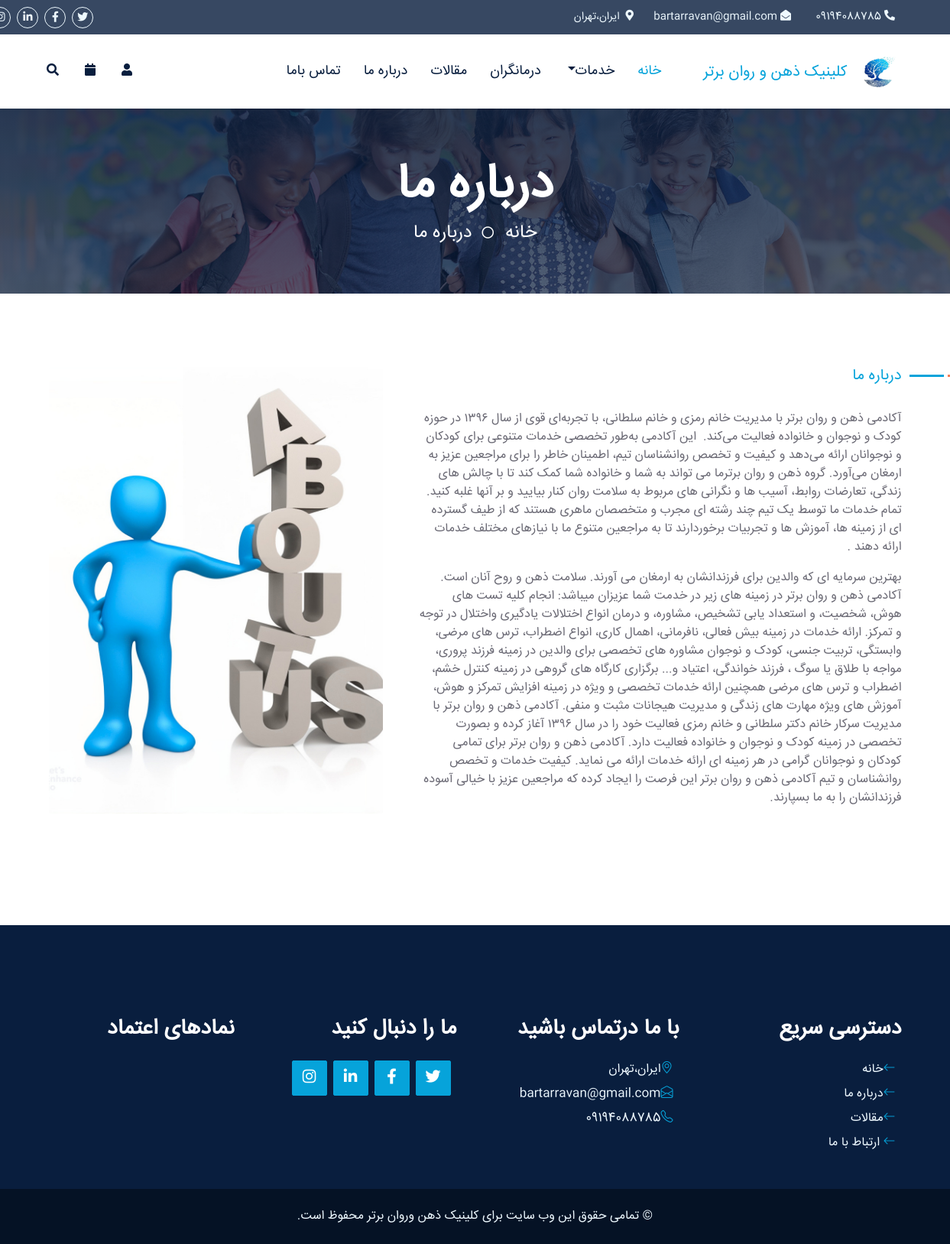
The page /about/ on the database its author committed.
### main_app/models.py (models this page shows, shortened)
class ClinicInfoClass(models.Model):
    name = models.CharField(max_length=50, verbose_name="نام کلینیک")
    address = models.TextField(verbose_name="آدرس")
    phoneNumber = models.CharField(max_length=20, verbose_name="شماره تلفن ثابت",null=True)
    mobileNumber = models.CharField(max_length=20, verbose_name="شماره موبایل")
    email = models.EmailField(verbose_name="ایمیل", blank=True, null=True)
    logo = models.ImageField(upload_to='clinic/logo/', verbose_name="لوگو", blank=True, null=True)
    latitude = models.DecimalField(max_digits=9, decimal_places=6, verbose_name="عرض جغرافیایی", blank=True, null=True)
    longitude = models.DecimalField(max_digits=9, decimal_places=6, verbose_name="طول جغرافیایی", blank=True, null=True)
    instagram = models.URLField(verbose_name="لینک اینستاگرام", blank=True, null=True)
    youtube = models.URLField(verbose_name="لینک یوتیوب", blank=True, null=True)
    linkedin = models.URLField(verbose_name="لینک لینکدین", blank=True, null=True)
    facebook = models.URLField(verbose_name="لینک فیسبوک", blank=True, null=True)
    twitter = models.URLField(verbose_name="لینک توییتر", blank=True, null=True)

class staticcontentClass (models.Model):
    key=models.CharField(max_length=15,verbose_name="کلید")
    txt=RichTextField(verbose_name="متن")
    title=models.CharField(max_length=100,null=True,verbose_name="عنوان")
    class Meta:
        verbose_name = "متن ثابت"
        verbose_name_plural = "متون ثابت"

class staticphotoClass (models.Model):
    key=models.CharField(max_length=15,verbose_name="کلید")
    img=models.ImageField(upload_to="photo",verbose_name="تصویر")
    title=models.CharField(max_length=100,null=True,verbose_name="عنوان")

### main_app/views.py (the view)
# urls.py: path('about/', about),
def about(request):
    stc=staticcontentClass.objects.filter(key='about')
    stp=staticphotoClass.objects.filter(key='about')
    cinfo=ClinicInfoClass.objects.all()
    return render(request,'main_app/about.html',context={"cnt":stc,"ph":stp,"cinfo":cinfo})

### main_app/templates/main_app/about.html (shortened to what this page needs)
{%extends 'main_app/layout.html'%}
{%load static%}
{%block "titlepage"%}
درباره ما
{%endblock%}
{%block "homepage"%}
خانه
{%endblock%}
{%block "titlepage2"%}
 درباره ما
{%endblock%}
{%block "content"%}
    <div class="container-fluid py-5 wow fadeInUp" data-wow-delay="0.1s" style="direction: rtl;">
        <div class="container">
            <div class="row g-5">
                <div class="col-lg-7">
                    <div class="section-title mb-4">
                        <h5 class="position-relative d-inline-block text-primary text-uppercase">   {{cnt.0.title}}</h5>
                    </div>
                    <p class="mb-4"> {{cnt.0.txt|safe}} </p>
                </div>
                <div class="col-lg-5" style="min-height: 500px;">
                    <div class="position-relative h-100">
                        <img class="position-absolute w-100 h-100 rounded wow zoomIn" data-wow-delay="0.9s" src="{{ph.0.img.url}}" alt="روانشناسی" style="object-fit: cover;">
                    </div>
                </div>
            </div>
        </div>
    </div>
    {%endblock%}

### main_app/templates/main_app/layout.html (shortened to what this page needs)
<!DOCTYPE html>
<html lang="en">
<head>
    {%load static%}
    <link href="https://cdnjs.cloudflare.com/ajax/libs/font-awesome/5.10.0/css/all.min.css" rel="stylesheet">
    <link href="https://cdn.jsdelivr.net/npm/bootstrap-icons@1.4.1/font/bootstrap-icons.css" rel="stylesheet">
    <link href="{%static 'main_app/'%}lib/owlcarousel/assets/owl.carousel.min.css" rel="stylesheet">
    <link href="{%static 'main_app/'%}lib/animate/animate.min.css" rel="stylesheet">
    <link href="{%static 'main_app/'%}lib/tempusdominus/css/tempusdominus-bootstrap-4.min.css" rel="stylesheet" />
    <link href="{%static 'main_app/'%}lib/twentytwenty/twentytwenty.css" rel="stylesheet" />
    <link href="{%static 'main_app/'%}css/bootstrap.min.css" rel="stylesheet">
    <link href="{%static 'main_app/'%}css/style.css" rel="stylesheet">
</head>
<body>
    <div class="container-fluid  px-5 d-none d-lg-block" style="font-family: myfont; background-color:#091e3ecf ">
        <div class="row gx-0" style="direction: rtl;">
            <div class="col-lg-8 text-center text-lg-start mb-2 mb-lg-0">
                <div class="d-inline-flex align-items-center" style="height: 45px; margin-left: 390px;">
                    {%for i in cinfo%}
                    <small class="me-3 text-light" style="width: 120px; text-align:right"><i class="fa fa-phone-alt me-2"></i>&nbsp;{{i.mobileNumber}}</small>
                    <small class="me-3 text-light" style="width: 190px; text-align:right"><i class="fa fa-envelope-open me-2"></i>&nbsp;{{i.email}}</small>
                    <small class="me-3 text-light" style="width: 400px; text-align:right"><i class="fa fa-map-marker-alt me-2"></i>&nbsp; {{i.address}}</small>
                </div>
            </div>
            <div class="col-lg-4 text-center text-lg-end" style="padding-right: 300px;">
                <div class="d-inline-flex align-items-center" style="height: 45px;">
                    <a class="btn btn-sm btn-outline-light btn-sm-square rounded-circle me-2" href="{{i.twitter}}"><i class="fab fa-twitter fw-normal"></i></a>
                    <a class="btn btn-sm btn-outline-light btn-sm-square rounded-circle me-2" href="{{i.facebook}}"><i class="fab fa-facebook-f fw-normal"></i></a>
                    <a class="btn btn-sm btn-outline-light btn-sm-square rounded-circle me-2" href="{{i.linkedin}}"><i class="fab fa-linkedin-in fw-normal"></i></a>
                    <a class="btn btn-sm btn-outline-light btn-sm-square rounded-circle me-2" href="{{i.instagram}}"><i class="fab fa-instagram fw-normal"></i></a>
                </div>
            </div>
        </div>
    </div>
   <nav class="navbar navbar-expand-lg bg-white navbar-light shadow-sm px-5 py-3 py-lg-0" style="direction: rtl;">
    <a href="index.html" class="navbar-brand p-0">
        <h5 class="m-0 text-primary">
            <img src="{{i.logo.url}}" alt="لوگوی کلینیک روانشناسی ذهن و روان برتر" width="65" height="40">
            کلینیک ذهن و روان برتر
        </h5>
        {%endfor%}
    </a>
    <div class="collapse navbar-collapse" id="navbarCollapse" style="margin-right: 40px;">
        <div class="navbar-nav ms-auto py-0">
            <a href="/" class="nav-item nav-link active">خانه</a>
            <div class="nav-item dropdown">
                <a href="#" class="nav-link dropdown-toggle" data-bs-toggle="dropdown">خدمات</a>
            </div>
            <a href="/team" class="nav-item nav-link">درمانگران</a>
            <a href="/article" class="nav-item nav-link">مقالات</a>
            <a href="/about" class="nav-item nav-link">درباره ما</a>
            <a href="/contact" class="nav-item nav-link">تماس باما</a>
        </div>
    </div>
    <div class="d-none d-lg-flex align-items-center">
{%if user.is_authenticated%}
         <div class="dropdown">
            <button class="btn  dropdown-toggle  text-dark me-2" type="button" id="userDropdown" data-bs-toggle="dropdown" aria-expanded="false">
            <i class="fa fa-user"></i>
            </button>
           <ul class="dropdown-menu" aria-labelledby="userDropdown" style="text-align:right">
            <li><h6 class="dropdown-item text-primary" > {{user.first_name}}  {{user.last_name}}</h6></li>
           <li><a class="dropdown-item" href="/panel">حساب کاربری</a></li>
            <li><a class="dropdown-item" href="/logout" >خروج</a></li>
           </ul>
        </div>
{%else%}
        <button type="button" class="btn text-dark me-2" data-bs-toggle="modal" data-bs-target="#userModal">
            <i class="fa fa-user"></i>
        </button>
{%endif%}
{%if user.is_authenticated%}
        <div class="dropdown1" style="width: auto; position: relative; " >
            <button class="btn  dropdown-toggle  text-dark me-2" type="button" id="bagDropdown" data-bs-toggle="dropdown" aria-expanded="false">
            <i class="fa fa-calendar"></i>
            </button>
           <ul class="dropdown-menu p-3 shadow-lg " aria-labelledby="bagDropdown" style="text-align:right" >
            {% if reservation %}
            <li class="dropdown-header text-primary">نوبت‌ها<i class="fa fa-clock me-2 "></i></li>
                {% for reservation in reservation %}
                <li>
                    <h6 class="dropdown-item text-dark">
                        {{ reservation.appointment.therapeutist.name }}<br>
                        {{ reservation.appointment.schedule.start_time }} - {{ reservation.appointment.schedule.end_time }}|
                        {{ reservation.appointment.schedule.date }}
                    </h6>
                {%endfor%}
                    <a href="/checkoutR/" class="btn btn-sm btn-outline-primary">
                        پرداخت
                    </a>
                </li>
        <hr class="dropdown-divider">
            {%endif%}
            {%if order%}
            <li class="dropdown-header text-primary">کارگاه‌ها<i class="fa fa-calendar-alt me-2"></i></li>
                {% for i in order.items.all %}
                <li>
                    <h6 class="dropdown-item text-dark">
                        {{ i.service.title }}<br>
                        تاریخ شروع:
                        {{ i.service.srv.first.startw }}
                    </h6>
                {%endfor%}
                    <a href="/checkout/" class="btn btn-sm btn-outline-primary">
                        پرداخت
                    </a>
                </li>
                    <hr class="dropdown-divider">
            {% endif %}
           </ul>
        </div>
{%else%}
        <button type="button" class="btn text-dark me-2" data-bs-toggle="modal" data-bs-target="#bagModal">
            <i class="fa fa-calendar"></i>
        </button>
{%endif%}
        <button type="button" class="btn text-dark me-2" data-bs-toggle="modal" data-bs-target="#searchModal">
            <i class="fa fa-search"></i>
        </button>
    </div>
</nav>
    <div class="container-fluid bg-primary py-5 hero-header1 mb-5">
        <div class="row py-3">
            <div class="col-12 text-center">
                <h1 class="display-3 text-white animated zoomIn">
                    {%block "titlepage"%}
                    {%endblock%}
                </h1>
                <a href=" " class="h4 text-white">
                    {%block "homepage"%}
                    {%endblock%}
                </a>
                <i class="far fa-circle text-white px-2"></i>
                <a href=" " class="h4 text-white">
                    {%block "titlepage2"%}
                    {%endblock%}
                </a>
            </div>
        </div>
    </div>
                    {%block "content"%}
                    {%endblock%}
    <div class="container-fluid position-relative pt-5 wow fadeInUp" data-wow-delay="0.1s" style="z-index: 1; direction:rtl ">
    </div>
    <div class="container-fluid bg-dark text-light py-5 wow fadeInUp" data-wow-delay="0.3s" style="margin-top: 50px; direction:rtl">
        <div class="container pt-5">
            <div class="row g-5 pt-4">
                <div class="col-lg-3 col-md-6">
                    <h3 class="text-white mb-4">دسترسی سریع</h3>
                    <div class="d-flex flex-column justify-content-start">
                        <a class="text-light mb-2" href="/"><i class="bi bi-arrow-left text-primary me-2"></i>خانه</a>
                        <a class="text-light mb-2" href="/about"><i class="bi bi-arrow-left text-primary me-2"></i>درباره ما</a>
                        <a class="text-light mb-2" href="/article"><i class="bi bi-arrow-left text-primary me-2"></i>مقالات</a>
                        <a class="text-light" href="/contact"><i class="bi bi-arrow-left text-primary me-2"></i> ارتباط با ما</a>
                    </div>
                </div>
                <div class="col-lg-3 col-md-6">
                    <h3 class="text-white mb-4">با ما درتماس باشید</h3>
                    {%for i in cinfo%}
                    <p class="mb-2"><i class="bi bi-geo-alt text-primary me-2"></i>{{i.address}}</p>
                    <p class="mb-2"><i class="bi bi-envelope-open text-primary me-2"></i>{{i.email}}</p>
                    <p class="mb-0"><i class="bi bi-telephone text-primary me-2"></i>{{i.mobileNumber}}</p>
                </div>
                <div class="col-lg-3 col-md-6">
                    <h3 class="text-white mb-4">ما را دنبال کنید</h3>
                    <div class="d-flex">
                        <a class="btn btn-lg btn-primary btn-lg-square rounded me-2" href="{{i.twitter}}"><i class="fab fa-twitter fw-normal"></i></a>
                        <a class="btn btn-lg btn-primary btn-lg-square rounded me-2" href="{{i.facebook}}"><i class="fab fa-facebook-f fw-normal"></i></a>
                        <a class="btn btn-lg btn-primary btn-lg-square rounded me-2" href="{{i.linkedin}}"><i class="fab fa-linkedin-in fw-normal"></i></a>
                        <a class="btn btn-lg btn-primary btn-lg-square rounded me-2" href="{{i.instagram}}"><i class="fab fa-instagram fw-normal"></i></a>
                    </div>
                    {%endfor%}
                </div>
                <div class="col-lg-3 col-md-6">
                    <h3 class="text-white mb-4">نمادهای اعتماد</h3>
                    <div class="d-flex flex-column justify-content-start">
                        <a target='_blank' href=''></a>
                    </div>
                </div>
            </div>
        </div>
    </div>
    <div class="container-fluid text-light py-4" style="background: #051225;">
              <div class="container">
                <div class="row g-0">
                    <div class="text-center text-md-start">
                        <p class="mb-md-0" style="text-align: center;"> .تمامی حقوق این وب سایت برای کلینیک ذهن وروان برتر محفوظ است  &copy; </p>
                    </div>
                </div>
            </div>
    </div>
</body>
</html>

### main_app/static/main_app/css/style.css (style rules this page uses)
body { font-family: 'myfont'; }
* { font-feature-settings: "lnum" 0, "tnum" 0; }
.me-3 { font-family: 'myfont'; }
.mb-4 { font-family: 'myfont'; text-justify: inter-word; text-align: justify; direction: rtl; }
.mb-5 { font-family: 'myfont'; text-justify: inter-word; text-align: justify; direction: rtl; }
.row { font-family: 'myfont'; }
:root { --primary: #06A3DA; --secondary: #F57E57; --light: #EEF9FF; --dark: #091E3E; }
h1, h2, .font-weight-bold { font-weight: 700 !important; }
h3, h4, .font-weight-semi-bold { font-weight: 600 !important; }
h5, h6, .font-weight-medium { font-weight: 500 !important; }
.btn { font-family: 'myfont', sans-serif ,Arial; font-weight: 600; transition: .5s; }
.btn-primary, .btn-secondary { color: #FFFFFF; }
.btn-sm-square { width: 28px; height: 28px; }
.btn-lg-square { width: 46px; height: 46px; }
.btn-square, .btn-sm-square, .btn-lg-square { padding-left: 0; padding-right: 0; text-align: center; }
.navbar-light .navbar-nav .nav-link { font-family: 'myfont', sans-serif; padding: 35px 15px; font-size: 18px; color: var(--dark); outline: none; transition: .5s; }
.navbar-light .navbar-nav .nav-link:hover, .navbar-light .navbar-nav .nav-link.active { color: var(--primary); }
.section-title h5::before { position: absolute; content: ""; width: 45px; height: 3px; right: -55px; bottom: 11px; background: var(--primary); }
.section-title h5::after { position: absolute; content: ""; width: 15px; height: 3px; right: -75px; bottom: 11px; background: var(--secondary); }
.hero-header1 { background: linear-gradient(rgba(9, 30, 62, .85), rgba(9, 30, 62, 0.692)), url(../img/childtherapy.jpg) center center no-repeat; background-size: cover; }

### rows shown on the page
ClinicInfoClass: mobileNumber "09194088785", email "bartarravan@gmail.com", address "ایران،تهران", logo (picture)
staticcontentClass: title "درباره ما", txt "آکادمی ذهن و روان برتر با مدیریت خانم رمزی و خانم سلطانی، با تجربه‌ای قوی از سال ۱۳۹۶ در حوزه کودک و نوجوان و خانواده فعالیت می‌کند. این آکادمی به‌طور تخصصی خدمات متنوعی برای کودکان و نوجوانان ارائه می‌دهد و کیفیت و تخصص روانشناسان تیم، اطمینان خاطر را برای مراجعین عزیز به ارمغان می‌آورد. گروه ذهن و روان برترما می تواند به شما و خانواده شما کمک کند تا با چالش های زندگی، تعارضات روابط، آسیب ها و نگرانی های مربوط به سلامت روان کنار بیایید و بر آنها غلبه کنید. تمام خدمات ما توسط یک تیم چند رشته ای مجرب و متخصصان ماهری هستند که از طیف گسترده ای از زمینه ها، آموزش ها و تجربیات برخوردارند تا به مراجعین متنوع ما با نیازهای مختلف خدمات ارائه دهند . بهترین سرمایه ای که والدین برای فرزندانشان به…"
staticphotoClass: img (picture)
